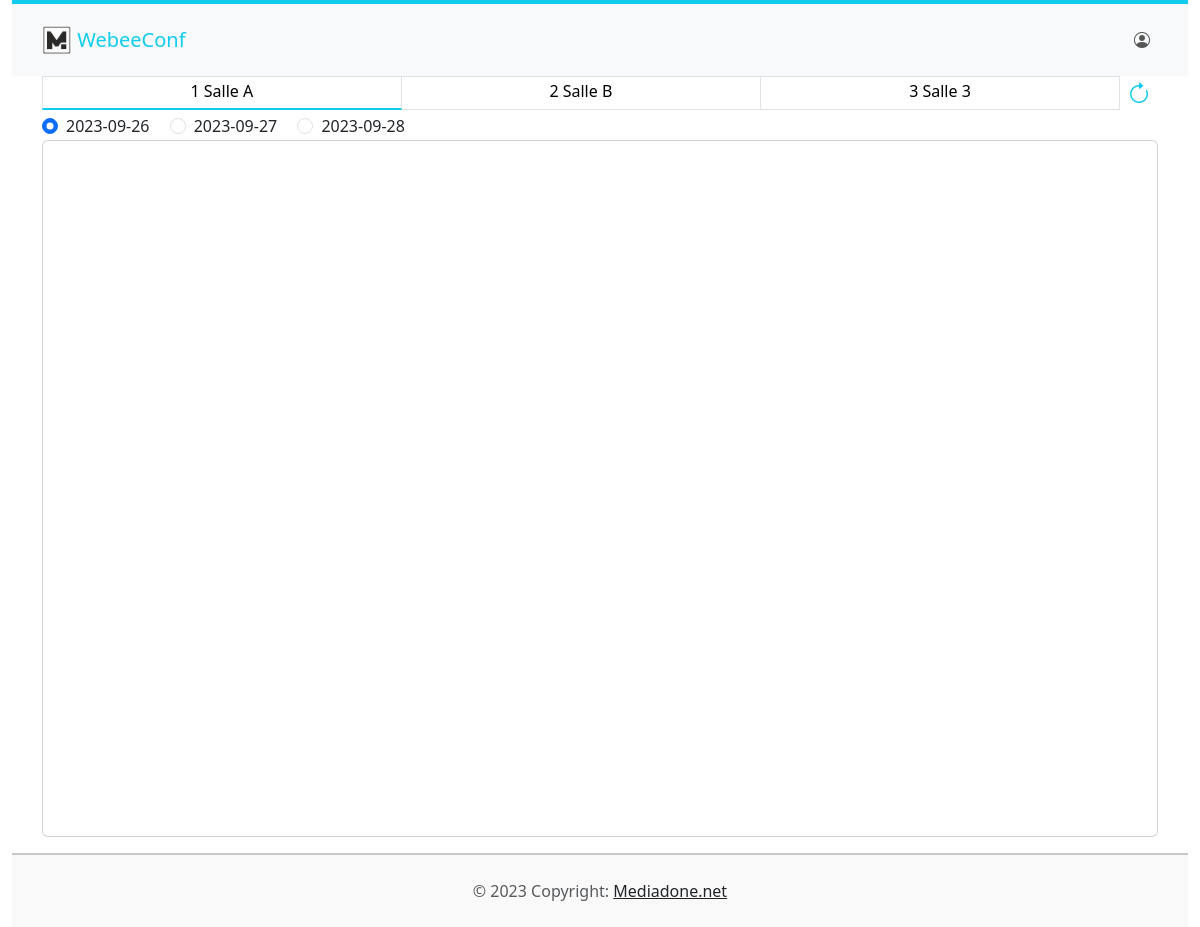
/planning/pupitre, run on the app's committed database.
### planning/models.py (models this page shows, shortened)
class Room(models.Model):
	congress = models.ForeignKey(Congress, related_name="event_conf_name", on_delete=models.CASCADE)
	ip_server = models.CharField(max_length=40,default='')
	name = models.CharField(max_length=250)
	number = models.SmallIntegerField(default=1)  # numero de la salle pour cle du live
	inprogress = models.CharField(max_length=250, blank=True) # titre presentation en cours dans l'attente

class Day(models.Model):
    congress = models.ForeignKey(Congress, related_name="confs_days", on_delete=models.CASCADE)
    date = models.CharField( max_length=24) #primary_key=True

### planning/views.py (the view)
# urls.py: path('pupitre', views.show_pupitre, name='pupitre'),
def show_pupitre(request):
    congres = Congress.objects.get(id=congres_id)
    rooms = Room.objects.filter(congress__pk=congres.pk)
    days = Day.objects.filter(congress__pk=congres.pk)
    pform = PresentationForm(congress_id =congres_id)
    sform = SessionForm()
    return render(request, "Planning/pupitre.html", {'rooms': rooms,'days': days,"sess_form":sform, "pres_form":pform})

### planning/forms.py
class SessionForm(forms.Form):
    id = forms.CharField(label='', initial=-1,widget=forms.TextInput(attrs={'type': 'hidden', 'id':"sess_id"}) )
    name = forms.CharField(label='',widget=forms.TextInput(attrs={'placeholder': 'Nom de session', 'id':"sess_name"}) )
    date1 = forms.CharField(label='',widget=forms.TimeInput(attrs={'type': 'time','format':'%H:%M','placeholder': 'Heure de début', 'id':"sess_time1"}) )
    date2 = forms.CharField(label='',widget=forms.TimeInput(attrs={'type': 'time','format':'%H:%M','placeholder': 'Heure de fin', 'id':"sess_time2"}) )

class PresentationForm(forms.Form):
        congres=1
        def __init__(self,congress_id):
            congres = congress_id
            super().__init__()
        id = forms.CharField(label='', initial=-1,widget=forms.TextInput(attrs={'type': 'hidden', 'id':"pres_id"}) )
        name = forms.CharField(label='',widget=forms.TextInput(attrs={'placeholder': 'Titre de la présentation', 'id':"pres_name"}) )
        duration = forms.CharField(label='',widget=forms.TextInput(attrs={'placeholder': 'Durée de la présentation', 'id':"pres_duration"}) )
        author = forms.ModelChoiceField(queryset=Intervenant.objects.filter(congress__id=1), label='',widget=forms.Select(attrs={'placeholder': 'Auteurs', 'id':"pres_author"}) )
        author1 = forms.ModelChoiceField(queryset=Intervenant.objects.filter(congress__id=1), label='',widget=forms.Select(attrs={'placeholder': 'Auteurs', 'id':"pres_author1"}) )
        author2 = forms.ModelChoiceField(queryset=Intervenant.objects.filter(congress__id=1), label='',widget=forms.Select(attrs={'placeholder': 'Auteurs', 'id':"pres_author2"}) )

### planning/templates/planning/pupitre.html (shortened to what this page needs)
{% extends 'planning/base.html' %}
{% load static %}
{% block body %}
{% load crispy_forms_tags %}
<div class="row">
  <div class="col-md-12">
      <div class="list-group list-group-horizontal" id="rooms">
        {% for room in rooms %}
        <a href="javascript:setRoomLive('{{room.number}}', '{{room.id}}', '{{ rooms|length }}', '{{room.ip_server}}')"
          class="list-group-item list-group-item-action text-center rounded-0"
          style=" border-bottom: 2px solid #1ce; height: 34px; padding: 2px 7px;" id="room_id{{ forloop.counter }}">
          {{room.number}}  {{room.name}}</a>
        {% empty %}
        <p> Désolé, pas de salles disponibles !</p>
        {% endfor %}
          <i id="btn-lancement" class="bi bi-arrow-clockwise" style="font-size: 1.5rem;  border-bottom: height: 34px; padding: 2px 7px; ; padding-top: 0;" onclick="fetching_files()"></i>
    </div>
  </div>
</div>
<div class="container-fluid  p-0">
  <div class="row g-2">
    <div class="col-md-12">
      {% for day in days %}
      <div class="form-check form-check-inline">
        <input class="form-check-input" type="radio" name="radio_dates" id="radio_dates" value={{day.date}}
          onclick="setDate('{{day.id}}', '{{day.date}}')">
        <label class="form-check-label" for="inlineRadio1">{{day.date}}</label>
      </div>
      {% endfor %}
      <div class="card">
        <div class="card-body" data-mdb-perfect-scrollbar="true"
          style="padding-right:0; padding-left:0; height:695px; overflow-y: scroll;">
          <div class="list-group planning-area">
          </div>
        </div>
      </div>
    </div>
  </div>
</div>
{% endblock %}

### static/css/styles.css (style rules this page uses)
#rooms { width: 100%; }
.list-group { width: 100%; height: 100%; }
#btn-lancement { cursor: pointer; color: #1ce; }

### data on the page
Room: number "1", name "Salle A"
Room: number "2", name "Salle B"
Room: number "3", name "Salle 3"
Day: date "2023-09-26"
Day: date "2023-09-27"
Day: date "2023-09-28"
